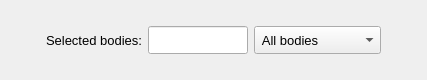
       <widget class="QFrame" name="frame_6">
        <property name="minimumSize">
         <size>
          <width>400</width>
          <height>40</height>
         </size>
        </property>
        <property name="maximumSize">
         <size>
          <width>16777215</width>
          <height>80</height>
         </size>
        </property>
        <property name="frameShape">
         <enum>QFrame::Shape::NoFrame</enum>
        </property>
        <property name="frameShadow">
         <enum>QFrame::Shadow::Raised</enum>
        </property>
        <property name="lineWidth">
         <number>1</number>
        </property>
        <layout class="QGridLayout" name="gridLayout_8">
         <property name="leftMargin">
          <number>6</number>
         </property>
         <property name="topMargin">
          <number>6</number>
         </property>
         <property name="rightMargin">
          <number>6</number>
         </property>
         <property name="bottomMargin">
          <number>6</number>
         </property>
         <item row="0" column="3">
          <widget class="QComboBox" name="comboBox_attribution_type">
           <property name="minimumSize">
            <size>
             <width>0</width>
             <height>28</height>
            </size>
           </property>
           <property name="maximumSize">
            <size>
             <width>16777215</width>
             <height>28</height>
            </size>
           </property>
           <property name="font">
            <font>
             <pointsize>10</pointsize>
            </font>
           </property>
           <item>
            <property name="text">
             <string> All bodies</string>
            </property>
           </item>
           <item>
            <property name="text">
             <string> Selected bodies</string>
            </property>
           </item>
          </widget>
         </item>
         <item row="0" column="2">
          <widget class="QLineEdit" name="lineEdit_selection_id">
           <property name="enabled">
            <bool>true</bool>
           </property>
           <property name="minimumSize">
            <size>
             <width>100</width>
             <height>28</height>
            </size>
           </property>
           <property name="maximumSize">
            <size>
             <width>100</width>
             <height>28</height>
            </size>
           </property>
           <property name="font">
            <font>
             <pointsize>10</pointsize>
            </font>
           </property>
           <property name="focusPolicy">
            <enum>Qt::FocusPolicy::ClickFocus</enum>
           </property>
           <property name="text">
            <string/>
           </property>
           <property name="alignment">
            <set>Qt::AlignmentFlag::AlignCenter</set>
           </property>
          </widget>
         </item>
         <item row="0" column="1">
          <widget class="QLabel" name="label_12">
           <property name="minimumSize">
            <size>
             <width>0</width>
             <height>28</height>
            </size>
           </property>
           <property name="maximumSize">
            <size>
             <width>120</width>
             <height>28</height>
            </size>
           </property>
           <property name="font">
            <font>
             <family>MS Shell Dlg 2</family>
             <pointsize>10</pointsize>
             <bold>false</bold>
            </font>
           </property>
           <property name="text">
            <string>Selected bodies:</string>
           </property>
           <property name="textFormat">
            <enum>Qt::TextFormat::AutoText</enum>
           </property>
           <property name="alignment">
            <set>Qt::AlignmentFlag::AlignRight|Qt::AlignmentFlag::AlignTrailing|Qt::AlignmentFlag::AlignVCenter</set>
           </property>
          </widget>
         </item>
         <item row="0" column="4">
          <spacer name="horizontalSpacer_6">
           <property name="orientation">
            <enum>Qt::Orientation::Horizontal</enum>
           </property>
           <property name="sizeHint" stdset="0">
            <size>
             <width>40</width>
             <height>20</height>
            </size>
           </property>
          </spacer>
         </item>
         <item row="0" column="0">
          <spacer name="horizontalSpacer_7">
           <property name="orientation">
            <enum>Qt::Orientation::Horizontal</enum>
           </property>
           <property name="sizeHint" stdset="0">
            <size>
             <width>40</width>
             <height>20</height>
            </size>
           </property>
          </spacer>
         </item>
        </layout>
       </widget>
